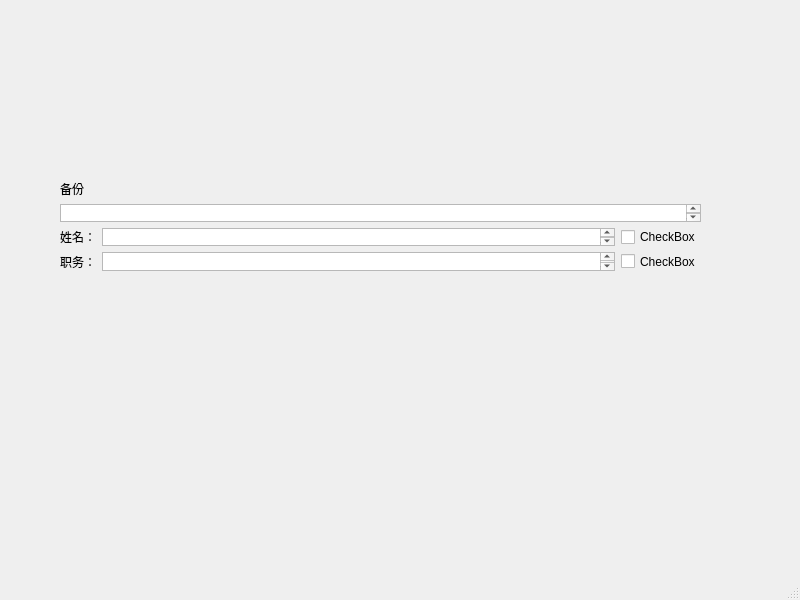
<?xml version="1.0" encoding="UTF-8"?>
<ui version="4.0">
 <class>MainWindow</class>
 <widget class="QMainWindow" name="MainWindow">
  <property name="geometry">
   <rect>
    <x>0</x>
    <y>0</y>
    <width>800</width>
    <height>600</height>
   </rect>
  </property>
  <property name="windowTitle">
   <string>MainWindow</string>
  </property>
  <widget class="QWidget" name="centralwidget">
   <widget class="QWidget" name="layoutWidget">
    <property name="geometry">
     <rect>
      <x>60</x>
      <y>180</y>
      <width>641</width>
      <height>91</height>
     </rect>
    </property>
    <layout class="QVBoxLayout" name="verticalLayout">
     <item>
      <widget class="QLabel" name="label">
       <property name="text">
        <string>备份</string>
       </property>
      </widget>
     </item>
     <item>
      <widget class="QTextEdit" name="textEdit"/>
     </item>
     <item>
      <layout class="QHBoxLayout" name="horizontalLayout">
       <item>
        <widget class="QLabel" name="label_2">
         <property name="text">
          <string>姓名：</string>
         </property>
        </widget>
       </item>
       <item>
        <widget class="QTextEdit" name="textEdit_2"/>
       </item>
       <item>
        <widget class="QCheckBox" name="checkBox">
         <property name="text">
          <string>CheckBox</string>
         </property>
        </widget>
       </item>
      </layout>
     </item>
     <item>
      <layout class="QHBoxLayout" name="horizontalLayout_2">
       <item>
        <widget class="QLabel" name="label_3">
         <property name="text">
          <string>职务：</string>
         </property>
        </widget>
       </item>
       <item>
        <widget class="QTextEdit" name="textEdit_3"/>
       </item>
       <item>
        <widget class="QCheckBox" name="checkBox_2">
         <property name="text">
          <string>CheckBox</string>
         </property>
        </widget>
       </item>
      </layout>
     </item>
    </layout>
   </widget>
  </widget>
  <widget class="QMenuBar" name="menubar">
   <property name="geometry">
    <rect>
     <x>0</x>
     <y>0</y>
     <width>800</width>
     <height>23</height>
    </rect>
   </property>
  </widget>
  <widget class="QStatusBar" name="statusbar"/>
 </widget>
 <resources/>
 <connections/>
</ui>
